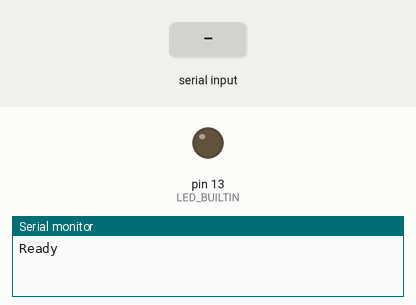
Recording of a sketch running on a simulated Arduino Uno, built with avr-gcc and run on an emulated ATmega328P. Parts: output pins drawn as LEDs (lit = HIGH), the last lines printed to the serial monitor. Inputs (shaded band) come from the test bench.

Above: at 1.2 s.
1.3 s: "90,45\n" received over Serial
At 3.0 s:
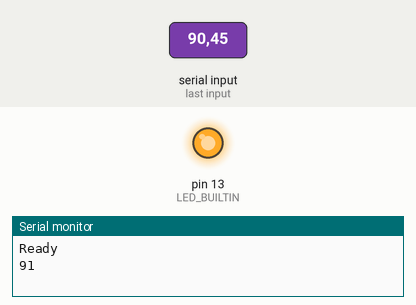
4.3 s: "30,150\n" received over Serial
At 7.1 s:
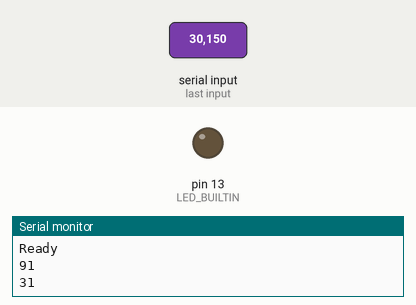
7.3 s: "5\n" received over Serial
At 8.8 s:
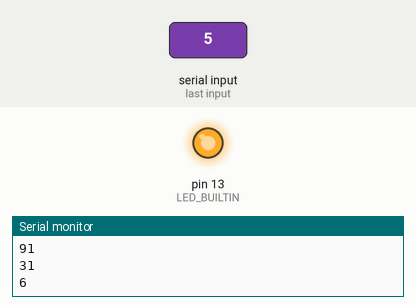
Timing chart, 0 to 10.8 s (numbered marks = the images above; inputs shaded):
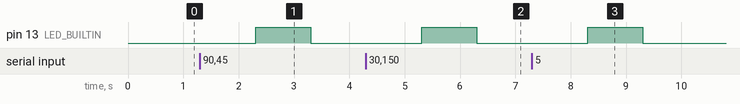

The sketch:

angle_ctrl.ino
```cpp
int angle = 0;


void setup() {
  pinMode(LED_BUILTIN, OUTPUT);
  Serial.begin(9600);
  Serial.println("Ready");
}

void loop() {
  while(Serial.available()){
    angle = Serial.readString().toInt();
    Serial.println(angle+1);
    digitalWrite(LED_BUILTIN, HIGH);   // turn the LED on (HIGH is the voltage level)
    delay(1000);                       // wait for a second
    digitalWrite(LED_BUILTIN, LOW);    // turn the LED off by making the voltage LOW
    delay(1000);
    Serial.flush();
  }
delay(10);
}
```

Measured:
- after the input at 1.3 s, pin 13 (LED_BUILTIN): LOW → HIGH after 1.0 s, → LOW 1.0 s later
- after the input at 4.3 s, pin 13 (LED_BUILTIN): LOW → HIGH after 1.0 s, → LOW 1.0 s later
- after the input at 7.3 s, pin 13 (LED_BUILTIN): LOW → HIGH after 1.0 s, → LOW 1.0 s later
